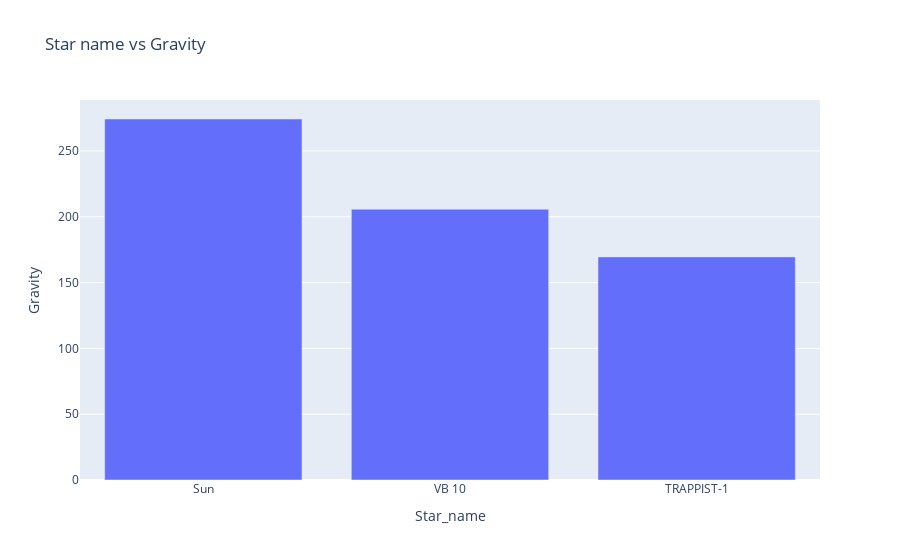

This figure's notebook cell:
### Code cell
#Star name vs Gravity
plot = px.bar(df,x='Star_name',y='Gravity',title='Star name vs Gravity')
plot.show()

### Figure 1 — Plotly figure (JSON) as saved in the notebook; plotly's stock layout.template omitted (floating-point values rounded to 4 significant figures)
{"data": [{"alignmentgroup": "True", "hovertemplate": "Star_name=%{x}<br>Gravity=%{y}<extra></extra>", "legendgroup": "", "marker": {"color": "#636efa"}, "name": "", "offsetgroup": "", "orientation": "v", "showlegend": false, "textposition": "auto", "type": "bar", "x": ["Sun", "VB 10", "TRAPPIST-1"], "xaxis": "x", "y": [274.3, 205.7, 169.5], "yaxis": "y"}], "layout": {"barmode": "relative", "legend": {"tracegroupgap": 0}, "title": {"text": "Star name vs Gravity"}, "xaxis": {"anchor": "y", "domain": [0, 1], "title": {"text": "Star_name"}}, "yaxis": {"anchor": "x", "domain": [0, 1], "title": {"text": "Gravity"}}}}
